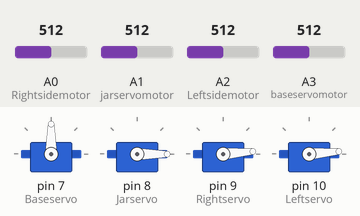
Simulated run of this sketch. Board: Arduino Uno, built with avr-gcc and run on an emulated ATmega328P. On the bench: 4 × servo. The test bench sets the inputs (shaded band); at power-on: A3 (baseservomotor) = 512, A2 (Leftsidemotor) = 512, A1 (jarservomotor) = 512, A0 (Rightsidemotor) = 512.

Above: at 1.2 s.
1.3 s: A3 (baseservomotor) set to 784
2.8 s: A3 (baseservomotor) set to 813
At 4.9 s:
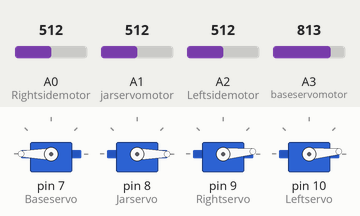
5.8 s: A2 (Leftsidemotor) set to 311
7.3 s: A2 (Leftsidemotor) set to 287
At 8.8 s:
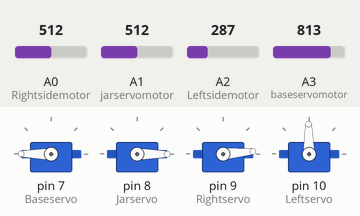
9.7 s: A1 (jarservomotor) set to 782
11.2 s: A1 (jarservomotor) set to 816
At 12.7 s:
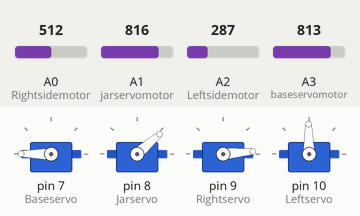
Timing chart, 0 to 13.9 s (numbered marks = the images above; inputs shaded):
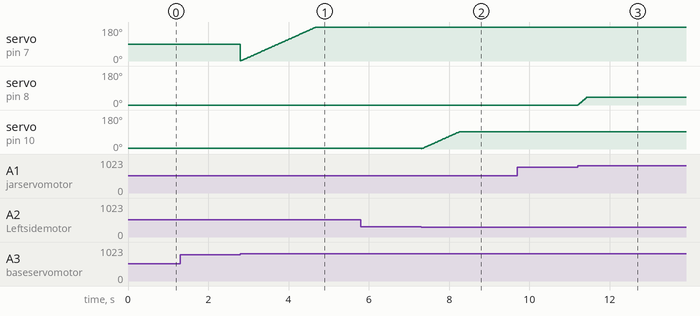

The sketch:

Robotics_Arm_Controlled_by_Joy_stick.ino
```cpp
#include<Servo.h>

Servo Baseservo;
Servo Jarservo;
Servo Rightservo;
Servo Leftservo;
int base =0;
int jar =0;
int right =0;
int left  =0;

void setup()
{
  Baseservo.attach(7);
  Jarservo.attach(8);
  Rightservo.attach(9);
  Leftservo.attach(10);
  pinMode(A0,INPUT);
  pinMode(A1,INPUT);
  pinMode(A2,INPUT);
  pinMode(A3,INPUT);

  Baseservo.write(90);
  Jarservo.write(0);
  Rightservo.write(5);
  Leftservo.write(5);
}
void loop()
{

//for base
      baseservomotor( );

//for jar code;
      jarservomotor( );

//for Rightside
      Rightsidemotor( );

//for left side
    Leftsidemotor( );

}


//baseservomotor( )
void baseservomotor( )
{
  int BaseservoRead=analogRead(A3);

  if (BaseservoRead>=800)
{
 if(base<=180)
 {
  base=base+1;
  Baseservo.write(base);
  delay(10);
 }
}

else if(BaseservoRead<=300)
{
  if(base>0)
  {
  base=base-1;
  Baseservo.write(base);
  delay(10);
  }
}

}

//jarservomotor( )
void jarservomotor( )
{
  int JarservoRead=analogRead(A1);

if(JarservoRead>=800)
{
 if(jar<=40)
 {
  jar=jar+1;
  Jarservo.write(jar);
  delay(5);
 }
}

else if(JarservoRead<=300)
{
  if(jar>0)
  {
  jar=jar-1;
  Jarservo.write(jar);
  delay(5);
  }
}

}

//Rightsidemotor( )
void Rightsidemotor( )
{
  int RightservoRead=analogRead(A0);

if (RightservoRead<=300)
{

 if(right<=180)
 {
  right=right+1;
  Rightservo.write(right);
  delay(10);
 }

}

else if (RightservoRead>=800)
{
  if(right>0)
  {
    right=right-1;
    Rightservo.write(right);
    delay(10);
  }
}

}

//Leftsidemotor
void Leftsidemotor( )
{
   int LeftservoRead=analogRead(A2);

   if (LeftservoRead<=300)
{

 if(left<=90)
 {
  left=left+1;
  Leftservo.write(left);
  delay(10);
 }

}

else if (LeftservoRead>=800)
{
  if(left>0)
  {
    left=left-1;
    Leftservo.write(left);
    delay(10);
  }

}


}
```

Measured:
- the behaviour switches between 799 and 800 on A3 (baseservomotor) (found by bisection; images 0 and 1)
- the behaviour switches between 301 and 300 on A2 (Leftsidemotor) (found by bisection; images 1 and 2)
- the behaviour switches between 799 and 800 on A1 (jarservomotor) (found by bisection; images 2 and 3)
- after the input at 1.3 s, every drawn part: stays the same
- after the input at 5.8 s, every drawn part: stays the same
- after the input at 9.7 s, every drawn part: stays the same
- after the input at 11.2 s, servo on pin 8 (Jarservo): moves from 0° to 41° over 0.22 s, starting at once
